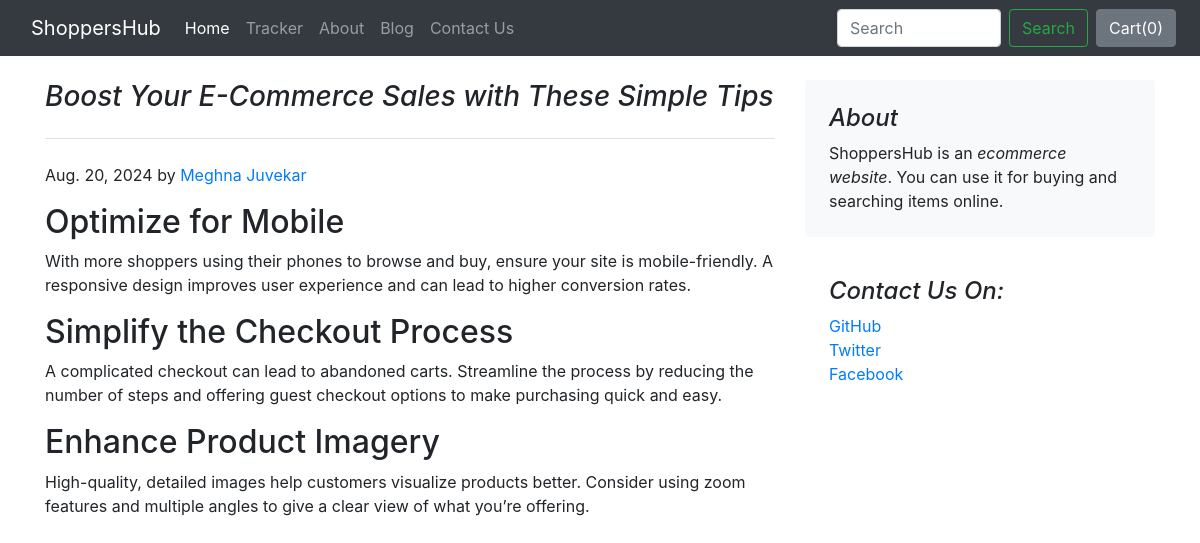
Page /blog/blogpost/1/ on the committed database.
### blog/models.py (models this page shows)
class BlogPost(models.Model):
    post_id = models.AutoField(primary_key=True)
    title = models.CharField(max_length=50)
    head0 = models.CharField(max_length=500,default="")
    chead0 = models.CharField(max_length=5000,default="")
    head1 = models.CharField(max_length=500,default="")
    chead1 = models.CharField(max_length=5000,default="")
    head2 = models.CharField(max_length=500,default="")
    chead2 = models.CharField(max_length=5000,default="")
    publish_date = models.DateField()
    thumbnail = models.ImageField(upload_to="shop/images",default="")
    def __str__(self):
        return self.title

### blog/views.py (the view)
# urls.py: path('blogpost/<int:id>/', views.blogpost, name='blogPost'),
def blogpost(request,id):
    post = BlogPost.objects.filter(post_id = id)[0]
    print(post)
    return render(request,"blog/blogpost.html",{'post':post})

### blog/templates/blog/blogpost.html (shortened to what this page needs)
{%extends 'blog/basic.html'%}
{%block body%}
<div class="container">
    <div class="row mt-4">
        <div class="col-md-8 blog-main">
            <h3 class="pb-4 mb-4 font-italic border-bottom">
                {{post.title}}
            </h3>
            <div class="blog-post">
                <p class="blog-post-meta">{{post.publish_date}} by <a href="#">Meghna Juvekar</a></p>
                <h2 class="blog-post-title">{{post.head0}}</h2>
                <p>{{post.chead0}}</p>
                <h2>{{post.head1}}</h2>
                <p> {{post.chead1}}</p>
                <h2>{{post.head2}}</h2>
                <p>{{post.chead2}}</p>
            </div>
        </div>
        <aside class="col-md-4 blog-sidebar">
            <div class="p-4 mb-3 bg-light rounded">
                <h4 class="font-italic">About</h4>
                <p class="mb-0">ShoppersHub is an <em>ecommerce website</em>. You can use it for buying and searching items online. </p>
            </div>
            <div class="p-4">
                <h4 class="font-italic">Contact Us On: </h4>
                <ol class="list-unstyled">
                    <li><a href="#">GitHub</a></li>
                    <li><a href="#">Twitter</a></li>
                    <li><a href="#">Facebook</a></li>
                </ol>
            </div>
        </aside>
    </div>
</div>
{%endblock%}

### rows in the picture
BlogPost: title "Boost Your E-Commerce Sales with These Simple Tips", publish_date "Aug. 20, 2024", head0 "Optimize for Mobile", chead0 "With more shoppers using their phones to browse and buy, ensure your site is mobile-friendly. A responsive design improves user experience and can lead to higher conversion rates.", head1 "Simplify the Checkout Process", chead1 "A complicated checkout can lead to abandoned carts. Streamline the process by reducing the number of steps and offering guest checkout options to make purchasing quick and easy.", head2 "Enhance Product Imagery", chead2 "High-quality, detailed images help customers visualize products better. Consider using zoom features and multiple angles to give a clear view of what you’re offering."
